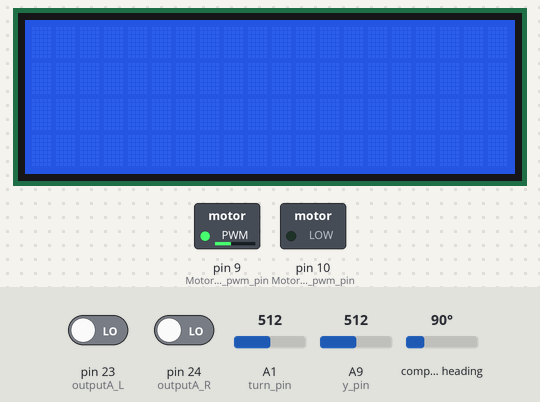
Bench run of a sketch on a simulated Arduino Mega 2560, built with avr-gcc and run on an emulated ATmega2560. Shown: 20×4 character LCD, switched loads named in the sketch (green lamp = pin HIGH). Wiring (inferred from the names in the program): CMPS compass at I2C address 0x60. Dashed ring = blinking. Inputs (shaded band) come from the test bench; at power-on: compass heading 90°, A1 (turn_pin) = 512, A9 (y_pin) = 512, pin 23 (outputA_L) LOW, pin 24 (outputA_R) LOW. What the sketch prints to the serial monitor is not drawn.

Above: at 1.2 s.
1.3 s: compass heading set to 174°
4.3 s: compass heading set to 180°
At 5.4 s:
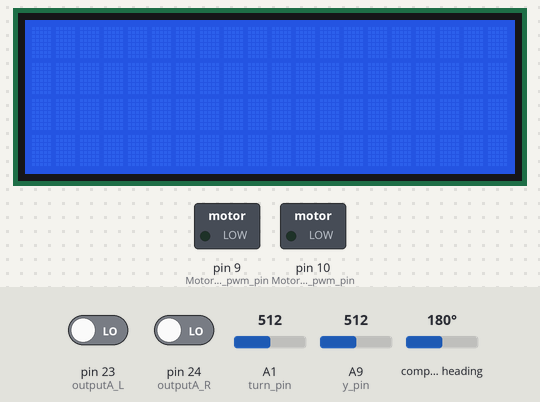
5.8 s: A1 (turn_pin) set to 503
At 6.7 s:
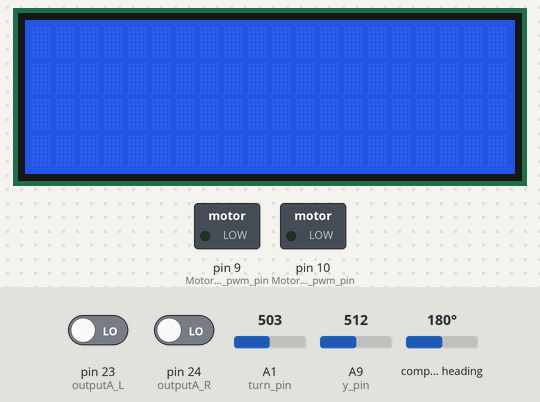
7.3 s: A1 (turn_pin) set to 511
At 7.47 s:
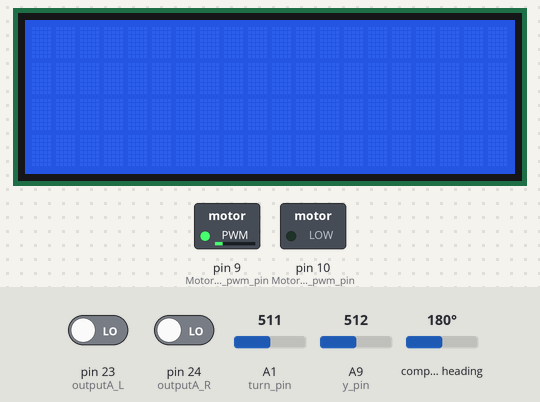
9.4 s: A9 (y_pin) set to 480
At 10.1 s:
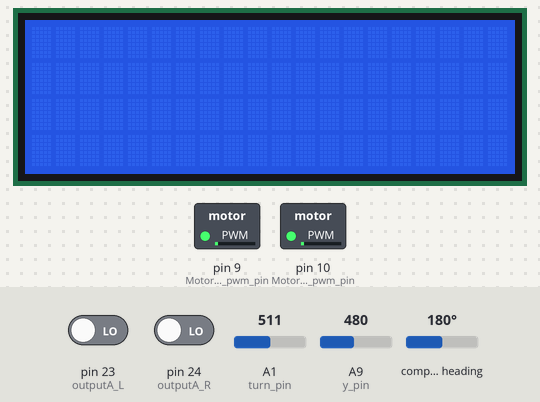
12.4 s: A9 (y_pin) set to 306
Timing chart, 0 to 42.9 s (numbered marks = the images above; inputs shaded):
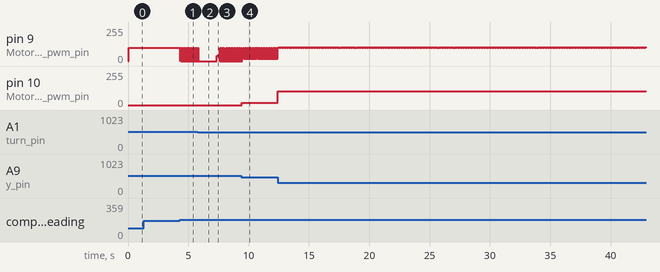

Measured:
- the behaviour switches between 179 and 180° on compass heading (found by bisection; images 0 and 1)
- the behaviour switches between 504 and 503 on A1 (turn_pin) (found by bisection; images 1 and 2)
- after the input at 4.3 s, pin 9 (Motor_L_pwm_pin): alternates 100/255 for 0.01 s and 0/255 for 0.02 s, starting at once
- after the input at 5.8 s, pin 9 (Motor_L_pwm_pin): goes on until 5.8 s, then stays 0/255
- after the input at 9.4 s, pin 10 (Motor_R_pwm_pin): 0/255 → 18/255 at once

The sketch:

ex5_joystick_turn_potentionalmeter.ino
```cpp
//**************************Mario Mene*************************************

/*
    LED:ON/OFF
    MOVE:(-50~0)return/(0~50)forward      //distance unit:cm
    TURN:(-180~0)left/(0~180)right        //angular unit:degree
    SPEED:(0-255)
*/
//===============Including and Initializing the LCD library=========================================
#include <LiquidCrystal.h>
const int rs = 37, en = 36, d4 = 35, d5 = 34, d6 = 33, d7 = 32;
LiquidCrystal lcd(rs, en, d4, d5, d6, d7);
#include <Wire.h>

//===============Defined constants========================================
#define Motor_L_dir_pin 7
#define Motor_R_dir_pin 8
#define Motor_L_pwm_pin 9
#define Motor_R_pwm_pin 10

// Rotary Encoder Inputs
//------Right motor
#define outputA_R 24  //CLK to D24
#define outputB_R 2   //DT to D2
//------Left motor
#define outputA_L 23  //CLK to D23
#define outputB_L 3   //DT to D3

#define Motor_forward 0
#define Motor_return 1

//===============Setting constants==============================
const float steps_per_cm = 293 / 30.0;         //distance unit:cm
const float steps_per_degree = 193 / 90.0;  //angular unit:degree

const int pot_max_value = 982;
const int pot_min_value = 19;
const float degrees_per_pot_step = 360.0 / (pot_max_value - pot_min_value);

//===============Setting variables==============================
//>>>>>>>>>>>>>>>>>> variables for joystick >>>>>>>>>>>>>>>>
const int x_pin = A8, y_pin = A9;//horizontal/vertical analog pin for the joystick
const int turn_pin = A1; // analog pin for the potentiometer, which defines the turning heading 0-360
int run_speed = 100;
int y_speed = 0;
int x_speed = 0; //turning speed

int counter_R = 0;  // amount of right encoder pulses
int counter_L = 0;  // amount of left encoder pulses
int currentStateA_R, currentStateA_L, lastStateA_R, lastStateA_L;

//>>>>>>>>>>>>>>>>>> variables for compass >>>>>>>>>>>>>>>>
#define CMPS14_ADDRESS 0x60  // Address of CMPS14 shifted right one bit for arduino wire library
byte raw;

int potValue = 0;
int potAngle = 0;
int initialAngle = 999;
int currentAngle = 0;

bool isRobotTurning = false;

void setup() {
  // Set encoder pins as inputs
  pinMode(outputA_R, INPUT);
  pinMode(outputB_R, INPUT);
  pinMode(outputA_L, INPUT);
  pinMode(outputB_L, INPUT);

  // Read the initial state of outputA
  lastStateA_R = digitalRead(outputA_R);
  lastStateA_L = digitalRead(outputA_L);

  lcd.begin(20, 4);
  Wire.begin();
  // Open serial communications
  Serial.begin(9600);
}

void TURN(int angular)
{
  if(currentAngle < potAngle) {
    Serial.println("turning right");
    isRobotTurning = true;
    digitalWrite(Motor_L_dir_pin, Motor_forward);
    analogWrite(Motor_L_pwm_pin, 100);
  }

  if(currentAngle > potAngle) {
    Serial.println("turning left");
    isRobotTurning = true;
    digitalWrite(Motor_R_dir_pin, Motor_forward);
    analogWrite(Motor_R_pwm_pin, 100);
  }

  if(isRobotTurning && abs(currentAngle - potAngle) < 5) {
    Serial.println("stopping");
    analogWrite(Motor_R_pwm_pin, 0);
    analogWrite(Motor_L_pwm_pin, 0);
    isRobotTurning = false;
  }
}

void loop() {
  //>>>>>>>>>>>>>>>>>>>>>>>>>>>> Compass >>>>>>>>>>>>>>>>>>>>>>>>>>>>>>>>>>>>>>>>>>>>>>>>>>>>
  Wire.beginTransmission(CMPS14_ADDRESS);  //starts communication with CMPS14
  Wire.write(1);                     //Sends the register 1 from where we wish to start reading heading value
  Wire.endTransmission(false);       // keep connection active

  // Request one byte from the CMPS14
  // this will give us the 8 bit bearing
  delay(1);
  Wire.requestFrom(CMPS14_ADDRESS, 1);

  // Wait for all bytes to come back
  if (Wire.available() >= 1) {
    raw = Wire.read();              // 0~255
  }
  currentAngle =  360.0 * raw / 255.0;
  if (initialAngle == 999) {
    initialAngle = currentAngle;
  }

  //>>>>>>>>>>>>>>>>>>>>>>>>>>>> Potentiometer >>>>>>>>>>>>>>>>>>>>>>>>>>>>>>>>>>>>>>>>>>>>
  potValue = analogRead(turn_pin);
  potAngle = (potValue - pot_min_value) * degrees_per_pot_step;

  TURN(potAngle);

  //>>>>>>>>>>>>>>>>>>>>>>>>>>>> Joystick >>>>>>>>>>>>>>>>>>>>>>>>>>>>>>>>>>>>>>>>>>>>>>>>>>>>

  bool isSignalActive = false;
  if (analogRead(y_pin) > 533)
  {
    digitalWrite(Motor_R_dir_pin, Motor_forward);
    digitalWrite(Motor_L_dir_pin, Motor_forward);
    y_speed = (analogRead(y_pin) / 512.0) * 255 + 255;
    isSignalActive = true;
  }
  else if (analogRead(y_pin) < 490) {
    digitalWrite(Motor_R_dir_pin, Motor_return);
    digitalWrite(Motor_L_dir_pin, Motor_return);
    y_speed = -(analogRead(y_pin) / 512.0) * 255 - 255;
    isSignalActive = true;
  }
  else if (analogRead(y_pin) < 533 && analogRead(y_pin) > 490) {
    y_speed = 0;
  }

  if (isSignalActive) {
    analogWrite(Motor_L_pwm_pin, y_speed);
    analogWrite(Motor_R_pwm_pin, y_speed);

    if (y_speed == 0) {
      isSignalActive = false;
    }
  }

}
```
